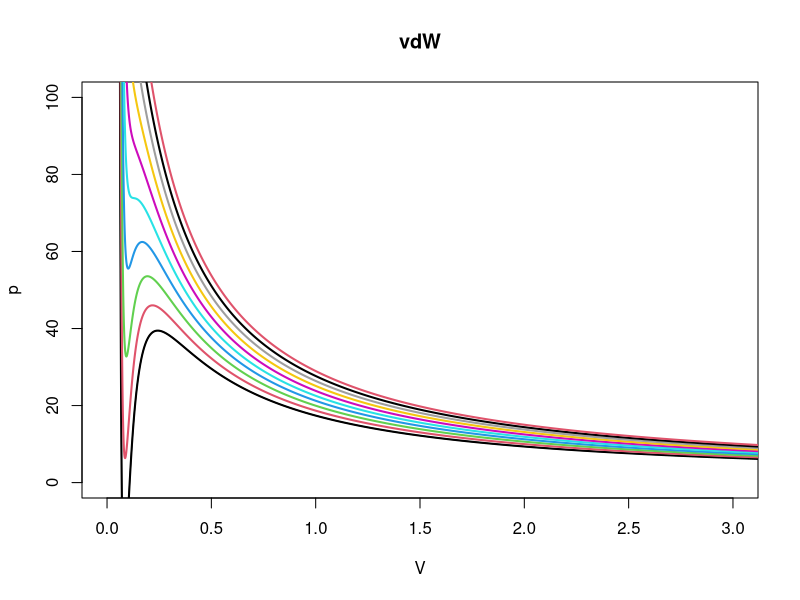
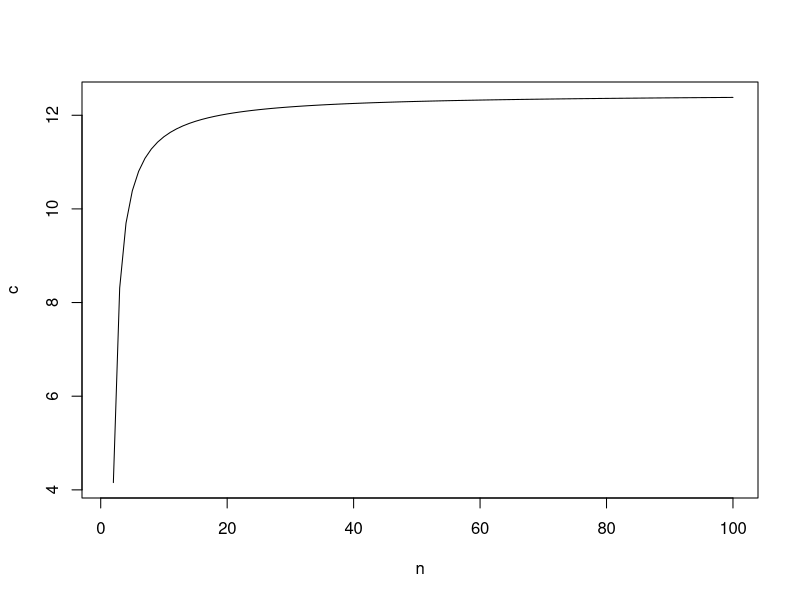

R code for these plots, in order:
a <- 3.592
b <- 0.04267

generate_arrays <- function(Temp) {
  x <- array()
  y <- array()
  
  x[1] <- b + 0.001
  for (i in 2 : 5000) {
    x <- c(x, b + 0.001 * i)
  }
  y <- (0.082 * Temp) / (x - b) - (a / (x * x))
  
  res <- list()
  res[[1]] <- x
  res[[2]] <- y
  return(res)
}

q <- list()
for (i in 1 : 10) {
  q[[i]] <- generate_arrays(230 + i * 15)
}

plot(q[[1]][[1]], q[[1]][[2]], main = "vdW", xlab = "V", ylab = "p", type = "l", xlim = c(0, 3), ylim = c(0, 100))
for (i in 1 : 10) {
  points(q[[i]][[1]], q[[i]][[2]], type = "l", col= i, lwd = 2)
}

find_extremum <- function(x, y) {
  min <- array(0, dim = 1)
  max <- array(0, dim = 1)
  
  for (i in 2 : (length(x) - 1)) {
    if (y[i] > y[i - 1] && y[i] < y[i + 1]) {
      max <- c(max, x[i])
    }
    if (y[i] < y[i - 1] && y[i] < y[i + 1]) {
      min <- c(min, x[i])
    }
  }
  
  min <- min[-1]
  max <- max[-1]
  
  res <- list()
  res[[1]] <- min
  res[[2]] <- max
  return(res)
}

s <- find_extremum(q[[1]][[1]], q[[1]][[2]])

c <- array()
n <- array()

R <- 8.31
for (i in 1 : 100) {
  n[i] <- i
  c[i] <- (1.5 * n[i] * R - 2.5 * R) / (n[i] - 1) 
}
plot(n, c, type = "l")


